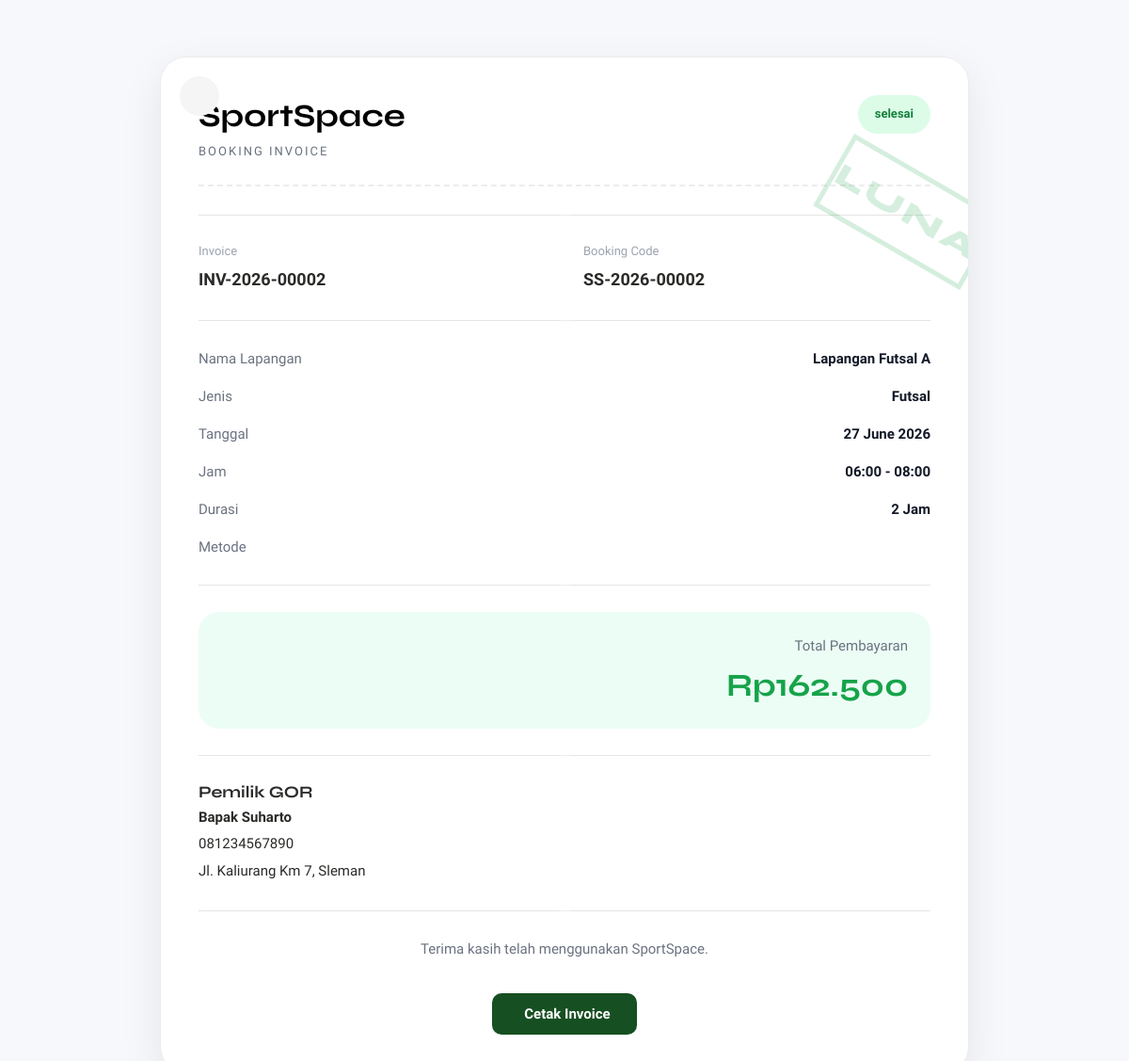
The page /invoice.php?id=2&from=success on the database as committed earlier.
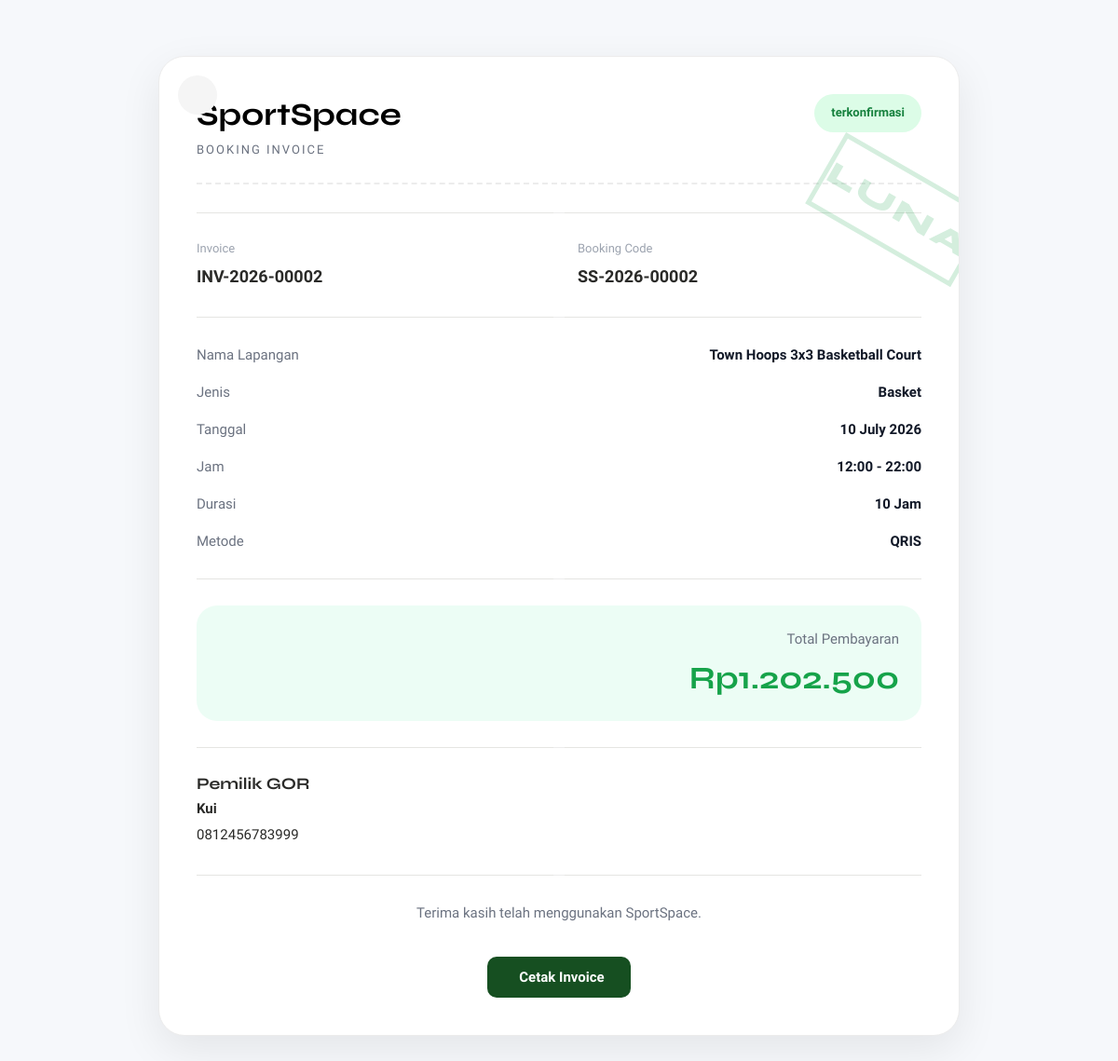
The same page on the database as committed later.
### tables this page shows
CREATE TABLE `booking` (
  `booking_id` int(11) NOT NULL,
  `user_id` int(11) NOT NULL,
  `field_id` int(11) NOT NULL,
  `tanggal` date NOT NULL,
  `jam_mulai` time NOT NULL,
  `jam_selesai` time NOT NULL,
  `status` enum('tertunda','terkonfirmasi','ditolak','dibatalkan','selesai') NOT NULL DEFAULT 'tertunda',
  `created_at` timestamp NOT NULL DEFAULT current_timestamp(),
  `booking_code` varchar(20) DEFAULT NULL,
  `metode_pembayaran` varchar(30) DEFAULT NULL,
  `bank` varchar(30) DEFAULT NULL,
  `total` decimal(12,2) NOT NULL
);

CREATE TABLE `fields` (
  `field_id` int(11) NOT NULL,
  `owner_id` int(11) DEFAULT NULL,
  `nama_lapangan` varchar(100) NOT NULL,
  `jenis` varchar(50) NOT NULL,
  `harga` decimal(10,2) NOT NULL,
  `status` enum('tersedia','penuh') NOT NULL DEFAULT 'tersedia',
  `lokasi` varchar(255) DEFAULT NULL,
  `gambar` varchar(255) DEFAULT NULL,
  `deskripsi` text DEFAULT NULL,
  `owner_name` varchar(100) DEFAULT NULL,
  `owner_phone` varchar(20) DEFAULT NULL,
  `owner_address` varchar(255) DEFAULT NULL,
  `jam_operasional` varchar(50) DEFAULT NULL,
  `kapasitas` int(11) DEFAULT NULL,
  `jenis_lantai` varchar(50) DEFAULT NULL,
  `fasilitas` text DEFAULT NULL,
  `maps_link` text DEFAULT NULL,
  `google_maps_url` text DEFAULT NULL,
  `verifikasi` enum('pending','diterima','ditolak') NOT NULL DEFAULT 'pending',
  `durasi_slot` int(11) NOT NULL DEFAULT 1,
  `hari_libur` text DEFAULT NULL,
  `aktif` enum('aktif','nonaktif') NOT NULL
);

CREATE TABLE `payment` (
  `payment_id` int(11) NOT NULL,
  `booking_id` int(11) NOT NULL,
  `metode` enum('transfer','ewallet','cash') NOT NULL,
  `total` decimal(10,2) NOT NULL,
  `status` enum('tertunda','diverifikasi','ditolak') NOT NULL DEFAULT 'tertunda',
  `tanggal_bayar` timestamp NOT NULL DEFAULT current_timestamp(),
  `bank` varchar(30) DEFAULT NULL
);

### invoice.php (the view, shortened to what the changed rows need)
<?php
include 'config.php';
$booking_id = (int) $_GET['id'];
$query = mysqli_query($conn, "
SELECT
    b.*,
    b.status AS booking_status,
    f.*,
    p.total,
    p.metode,
    p.status AS payment_status,
    o.nama AS owner_nama,
    o.telepon,
    o.alamat
FROM booking b
JOIN fields f
ON b.field_id = f.field_id
JOIN payment p
ON b.booking_id = p.booking_id
LEFT JOIN owners o
ON f.field_id = o.field_id
WHERE b.booking_id='$booking_id'
");
$data = mysqli_fetch_assoc($query);
$durasi =
    (
        strtotime($data['jam_selesai'])
        -
        strtotime($data['jam_mulai'])
    )
    /
    3600;
?>
<!DOCTYPE html>
<html lang="id">
<head>
    <link rel="stylesheet" href="index.css">
    <link rel="stylesheet" href="invoice.css?v=<?= time(); ?>">
    <link rel="stylesheet" href="https://cdn.jsdelivr.net/npm/@tabler/icons-webfont@latest/tabler-icons.min.css">
</head>
<body>
    <div class="invoice-wrapper">
        <div class="invoice-card">
            <div class="invoice-header">
                <div>
                    <h1>SportSpace</h1>
                    <p>BOOKING INVOICE</p>
                </div>
                <?php
                if ($data['booking_status'] == "terkonfirmasi") {
                    echo '<span class="status paid">terkonfirmasi</span>';
                } elseif ($data['booking_status'] == "tertunda") {
                    echo '<span class="status pending">tertunda</span>';
                } elseif ($data['booking_status'] == "dibatalkan") {
                    echo '<span class="status cancel">dibatalkan</span>';
                } else {
                    echo '<span class="status paid">selesai</span>';
                }
                ?>
            </div>
            <div class="invoice-detail">
                <div class="row">
                    <span>Nama Lapangan</span>
                    <strong><?= $data['nama_lapangan'] ?></strong>
                </div>
                <div class="row">
                    <span>Jenis</span>
                    <strong><?= $data['jenis'] ?></strong>
                </div>
                <div class="row">
                    <span>Tanggal</span>
                    <strong><?= date('d F Y', strtotime($data['tanggal'])) ?></strong>
                </div>
                <div class="row">
                    <span>Jam</span>
                    <strong>
                        <?= substr($data['jam_mulai'], 0, 5) ?>
                        -
                        <?= substr($data['jam_selesai'], 0, 5) ?>
                    </strong>
                </div>
                <div class="row">
                    <span>Durasi</span>
                    <strong><?= $durasi ?> Jam</strong>
                </div>
                <div class="row">
                    <span>Metode</span>
                    <strong><?= strtoupper($data['metode_pembayaran']) ?></strong>
                </div>
            </div>
            <div class="total-box">
                <span>Total Pembayaran</span>
                <h2>
                    Rp<?= number_format($data['total'], 0, ',', '.') ?>
                </h2>
            </div>
            <div class="owner-box">
                <div class="owner-profile">
                    <div class="owner-detail">
                        <h4><?= $data['owner_name'] ?></h4>
                        <div class="owner-contact">
                            <div>
                                <?= $data['owner_phone'] ?>
                            </div>
                            <div>
                                <?= $data['owner_address'] ?>
                            </div>
                        </div>
                    </div>
                </div>
            </div>
        </div>
    </div>
</body>

Rows that differ between the two databases and show on the page:
changed booking: status "selesai" → "terkonfirmasi" (drawn); field.nama_lapangan "Lapangan Futsal A" → "Town Hoops 3x3 Basketball Court"; field.jenis "Futsal" → "Basket"; tanggal "27 June 2026" → "10 July 2026"; jam_mulai "06:00" → "12:00"; jam_selesai "08:00" → "22:00"; durasi "2" → "10"; metode_pembayaran (not shown) → "QRIS"; payment.total "162.500" → "1.202.500"; field.owner_name "Bapak Suharto" → "Kui"; field.owner_phone "081234567890" → "0812456783999"; field.owner_address "Jl. Kaliurang Km 7, Sleman" → (not shown)
Other text that changed with them:
text no longer shown: "selesai"
text now shown: "terkonfirmasi"
